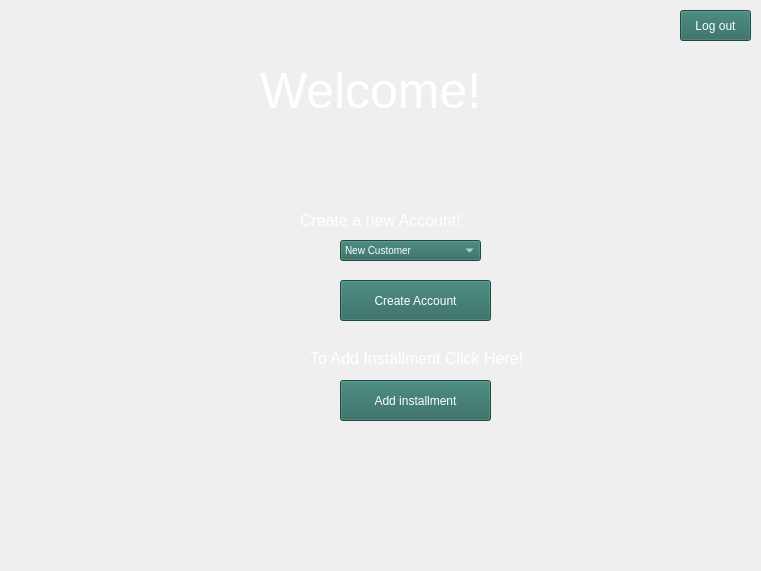
<?xml version="1.0" encoding="UTF-8"?>
<ui version="4.0">
 <class>Form</class>
 <widget class="QWidget" name="Form">
  <property name="geometry">
   <rect>
    <x>0</x>
    <y>0</y>
    <width>761</width>
    <height>571</height>
   </rect>
  </property>
  <property name="windowTitle">
   <string>Form</string>
  </property>
  <widget class="QPushButton" name="addNewCustomer">
   <property name="geometry">
    <rect>
     <x>340</x>
     <y>280</y>
     <width>151</width>
     <height>41</height>
    </rect>
   </property>
   <property name="styleSheet">
    <string notr="true">font: 700 9pt &quot;Arial&quot;;
font-size: 10px;
background-color: rgb(41, 103, 93);
font: 700 9pt &quot;Arial&quot;;
font-size: 12px;
color: white;
font: 12pt &quot;Segoe UI&quot;;
</string>
   </property>
   <property name="text">
    <string>Create Account</string>
   </property>
  </widget>
  <widget class="QPushButton" name="addInstallment">
   <property name="geometry">
    <rect>
     <x>340</x>
     <y>380</y>
     <width>151</width>
     <height>41</height>
    </rect>
   </property>
   <property name="styleSheet">
    <string notr="true">font: 700 9pt &quot;Arial&quot;;
font-size: 10px;
background-color: rgb(41, 103, 93);
font: 700 9pt &quot;Arial&quot;;
font-size: 12px;
color: white;
font: 12pt &quot;Segoe UI&quot;;
</string>
   </property>
   <property name="text">
    <string>Add installment</string>
   </property>
  </widget>
  <widget class="QLabel" name="label">
   <property name="geometry">
    <rect>
     <x>-20</x>
     <y>-40</y>
     <width>831</width>
     <height>611</height>
    </rect>
   </property>
   <property name="styleSheet">
    <string notr="true">background-color: rgb(0, 85, 127);
background-color: rgb(0, 62, 90);
background-color: qlineargradient(spread:pad, x1:0, y1:0, x2:1, y2:1, stop:0 rgba(38, 30, 227, 255), stop:1 rgba(255, 255, 255, 255));
background-color: qlineargradient(spread:reflect, x1:0, y1:0, x2:1, y2:1, stop:0.494318 rgba(52, 97, 129, 255), stop:1 rgba(255, 255, 255, 255));
 QLabel{
color: white

}</string>
   </property>
   <property name="text">
    <string/>
   </property>
   <property name="pixmap">
    <pixmap>C:/Users/FAAAST 4/Desktop/assets/Background.jpg</pixmap>
   </property>
   <property name="scaledContents">
    <bool>true</bool>
   </property>
  </widget>
  <widget class="QLabel" name="label_2">
   <property name="geometry">
    <rect>
     <x>120</x>
     <y>30</y>
     <width>121</width>
     <height>121</height>
    </rect>
   </property>
   <property name="text">
    <string/>
   </property>
   <property name="pixmap">
    <pixmap>C:/Users/FAAAST 4/Desktop/assets/IMS_logo.png</pixmap>
   </property>
   <property name="scaledContents">
    <bool>true</bool>
   </property>
  </widget>
  <widget class="QLabel" name="label_3">
   <property name="geometry">
    <rect>
     <x>300</x>
     <y>210</y>
     <width>191</width>
     <height>21</height>
    </rect>
   </property>
   <property name="styleSheet">
    <string notr="true">font: 9pt &quot;Arial&quot;;
font-size: 16px;
background-color: transparent;
color: white
</string>
   </property>
   <property name="text">
    <string>Create a new Account!</string>
   </property>
  </widget>
  <widget class="QLabel" name="label_4">
   <property name="geometry">
    <rect>
     <x>310</x>
     <y>350</y>
     <width>251</width>
     <height>16</height>
    </rect>
   </property>
   <property name="styleSheet">
    <string notr="true">font: 9pt &quot;Arial&quot;;
font-size: 16px;
background-color: transparent;
color: white</string>
   </property>
   <property name="text">
    <string>To Add Installment Click Here!</string>
   </property>
  </widget>
  <widget class="QLabel" name="label_6">
   <property name="geometry">
    <rect>
     <x>250</x>
     <y>200</y>
     <width>51</width>
     <height>51</height>
    </rect>
   </property>
   <property name="text">
    <string/>
   </property>
   <property name="pixmap">
    <pixmap>../assets/customer.png</pixmap>
   </property>
   <property name="scaledContents">
    <bool>true</bool>
   </property>
  </widget>
  <widget class="QLabel" name="label_8">
   <property name="geometry">
    <rect>
     <x>260</x>
     <y>340</y>
     <width>41</width>
     <height>41</height>
    </rect>
   </property>
   <property name="text">
    <string/>
   </property>
   <property name="pixmap">
    <pixmap>../assets/Add_Installment.png</pixmap>
   </property>
   <property name="scaledContents">
    <bool>true</bool>
   </property>
  </widget>
  <widget class="QLabel" name="label_7">
   <property name="geometry">
    <rect>
     <x>240</x>
     <y>330</y>
     <width>41</width>
     <height>41</height>
    </rect>
   </property>
   <property name="text">
    <string/>
   </property>
   <property name="pixmap">
    <pixmap>C:/Users/FAAAST 4/Desktop/assets/New_account.png</pixmap>
   </property>
   <property name="scaledContents">
    <bool>true</bool>
   </property>
  </widget>
  <widget class="QLabel" name="label_9">
   <property name="geometry">
    <rect>
     <x>260</x>
     <y>60</y>
     <width>281</width>
     <height>61</height>
    </rect>
   </property>
   <property name="styleSheet">
    <string notr="true">font-size: 50px;
color: White;
background-color: transparent;
</string>
   </property>
   <property name="text">
    <string>Welcome!</string>
   </property>
  </widget>
  <widget class="QComboBox" name="comboCustomer">
   <property name="geometry">
    <rect>
     <x>340</x>
     <y>240</y>
     <width>141</width>
     <height>21</height>
    </rect>
   </property>
   <property name="styleSheet">
    <string notr="true">font: 700 9pt &quot;Arial&quot;;
font-size: 10px;
background-color: rgb(41, 103, 93);
color: white;
font: 9pt &quot;Segoe UI&quot;;
</string>
   </property>
   <property name="currentText">
    <string>New Customer</string>
   </property>
   <item>
    <property name="text">
     <string>New Customer</string>
    </property>
   </item>
   <item>
    <property name="text">
     <string>Existing Customer</string>
    </property>
   </item>
  </widget>
  <widget class="QPushButton" name="signOut_btn">
   <property name="geometry">
    <rect>
     <x>680</x>
     <y>10</y>
     <width>71</width>
     <height>31</height>
    </rect>
   </property>
   <property name="styleSheet">
    <string notr="true">background-color: rgb(41, 103, 93);
color: white;
font: 8pt &quot;Segoe UI&quot;;

</string>
   </property>
   <property name="text">
    <string>Log out</string>
   </property>
  </widget>
  <zorder>label</zorder>
  <zorder>addNewCustomer</zorder>
  <zorder>addInstallment</zorder>
  <zorder>label_2</zorder>
  <zorder>label_3</zorder>
  <zorder>label_4</zorder>
  <zorder>label_6</zorder>
  <zorder>label_8</zorder>
  <zorder>label_7</zorder>
  <zorder>label_9</zorder>
  <zorder>comboCustomer</zorder>
  <zorder>signOut_btn</zorder>
 </widget>
 <resources/>
 <connections/>
</ui>
